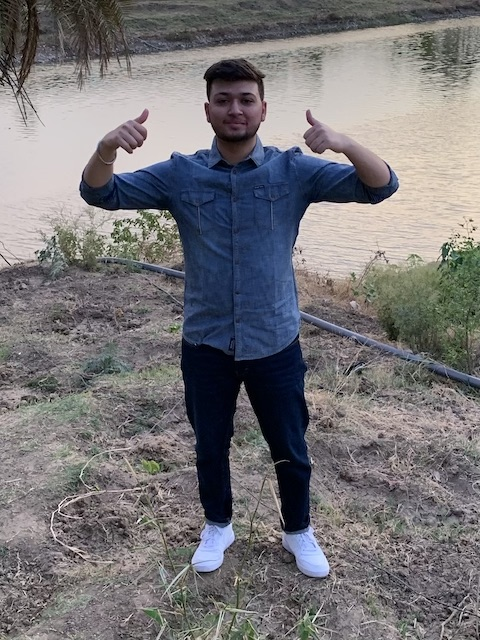
#> input picture Resources/rish.jpg, 480 x 640 px
$ python 'Chapter 9: Face Detection.py'
#> lines starting #> are read from the running program, lines starting #| are printed output that depends on the picture; after the words box and inside, x2 and y2 are one past the last pixel; in counts of white or black regions, pixels touching at a corner belong together
import cv2
import numpy as np

face_cascase = cv2.CascadeClassifier('Resources/haarcascade_frontalface_default.xml')

img = cv2.imread('Resources/rish.jpg')
#> img is the input picture: shape (640, 480, 3); mean B, G, R 119.4, 116.8, 118.7
img_gray = cv2.cvtColor(img, cv2.COLOR_BGR2GRAY)
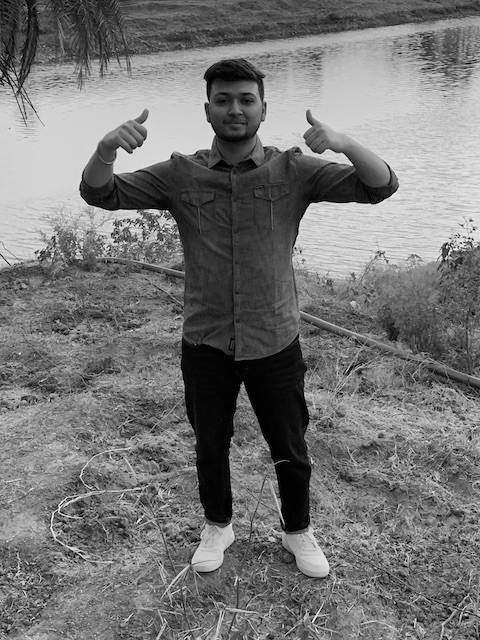
#> img_gray: shape (640, 480); min 0, max 254, mean 117.7

face = face_cascase.detectMultiScale(img_gray,1.1, 4)
#> face = [[205, 77, 61, 61]]

# creating the bounding box
for (x,y,w,h) in face:
    cv2.rectangle(img,(x,y),(x+w,y+h), (255,255,255), 2)
    cv2.putText(img,text='Rishabh',org = (x+18,y-23), fontFace=cv2.FONT_HERSHEY_DUPLEX, fontScale= 1, color= (0,0,0),thickness=2)
#> this loop made 1 pass
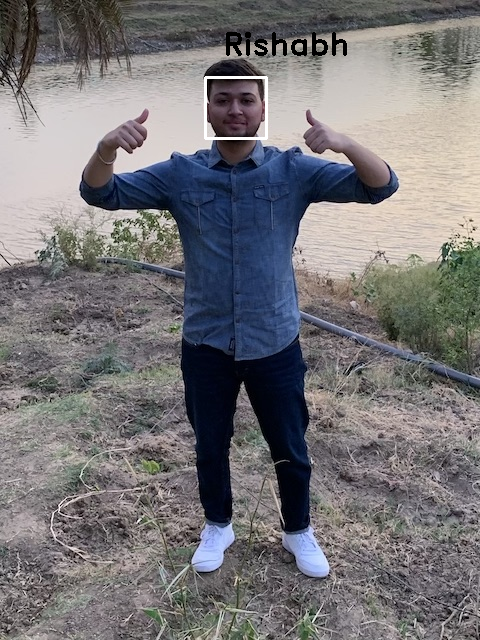
#> img: shape (640, 480, 3); 0.63% of pixels changed, all inside (x1, y1, x2, y2) = (204, 32, 347, 140)


cv2.imshow('Rishabh', img)
cv2.waitKey(0)

$ run again, with Resources/cristiano.jpg copied over Resources/rish.jpg
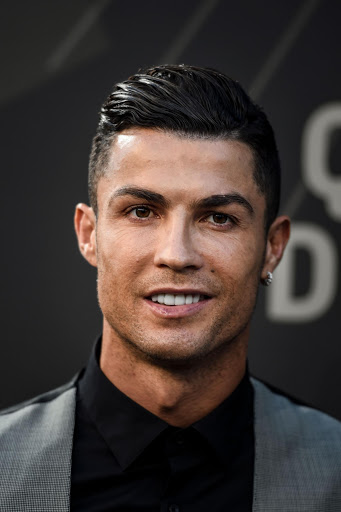
#> input picture Resources/cristiano.jpg, 341 x 512 px
#> img is the input picture: shape (512, 341, 3); mean B, G, R 54, 57.4, 66.9
#> `img_gray = cv2.cvtColor(img, cv2.COLOR_BGR2GRAY)`:
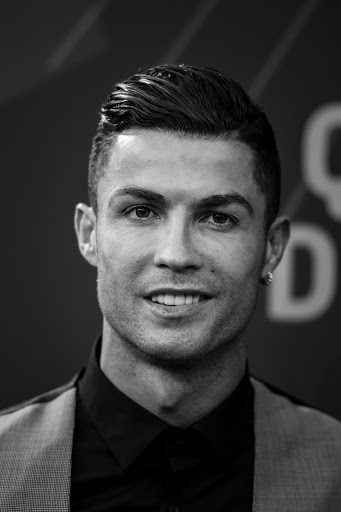
#> img_gray: shape (512, 341); min 0, max 255, mean 59.8
#> face = [[65, 125, 224, 224]]
#> the loop `for (x,y,w,h) in face:` made 1 pass
#> after the loop `for (x,y,w,h) in face:`:
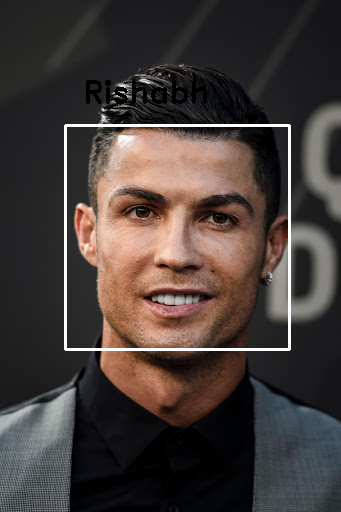
#> img: shape (512, 341, 3); 2.23% of pixels changed, all inside (x1, y1, x2, y2) = (64, 80, 291, 351)

$ run again, with Resources/frnds2.JPG copied over Resources/rish.jpg
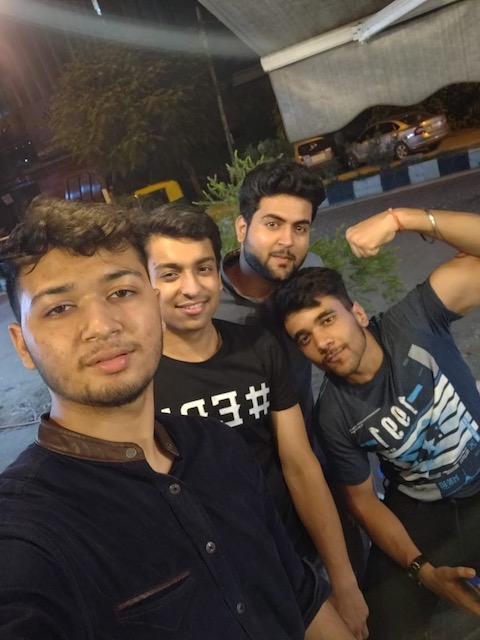
#> input picture Resources/frnds2.JPG, 480 x 640 px
#> img is the input picture: shape (640, 480, 3); mean B, G, R 60.8, 70.1, 81.7
#> `img_gray = cv2.cvtColor(img, cv2.COLOR_BGR2GRAY)`:
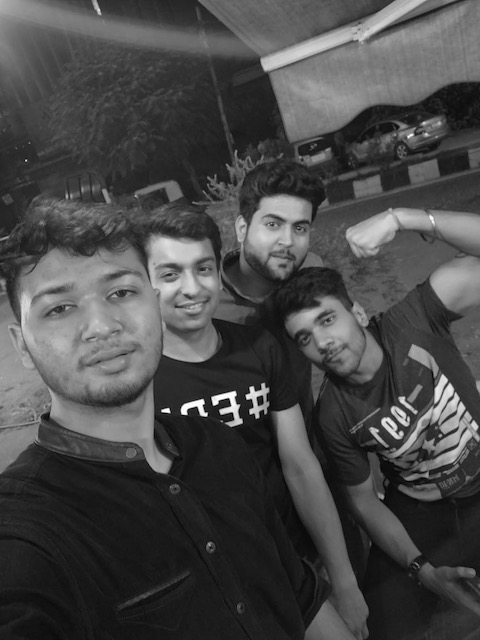
#> img_gray: shape (640, 480); min 0, max 254, mean 72.5
#> face = [[247, 195, 78, 78], [141, 236, 93, 93], [11, 238, 164, 164]]
#> the loop `for (x,y,w,h) in face:` made 3 passes
#> after the loop `for (x,y,w,h) in face:`:
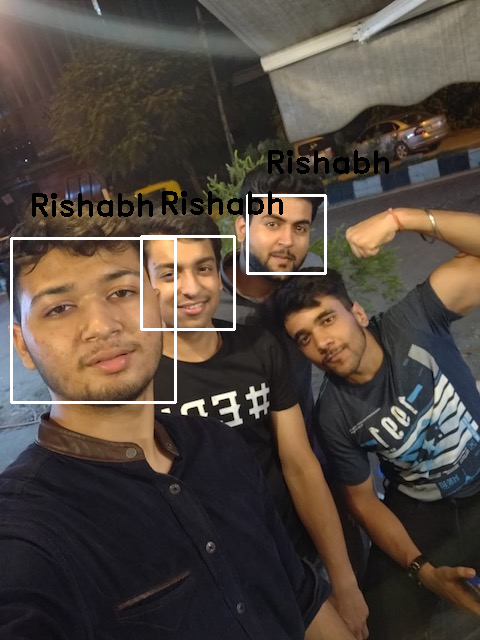
#> img: shape (640, 480, 3); 2.46% of pixels changed, all inside (x1, y1, x2, y2) = (10, 150, 389, 404)
